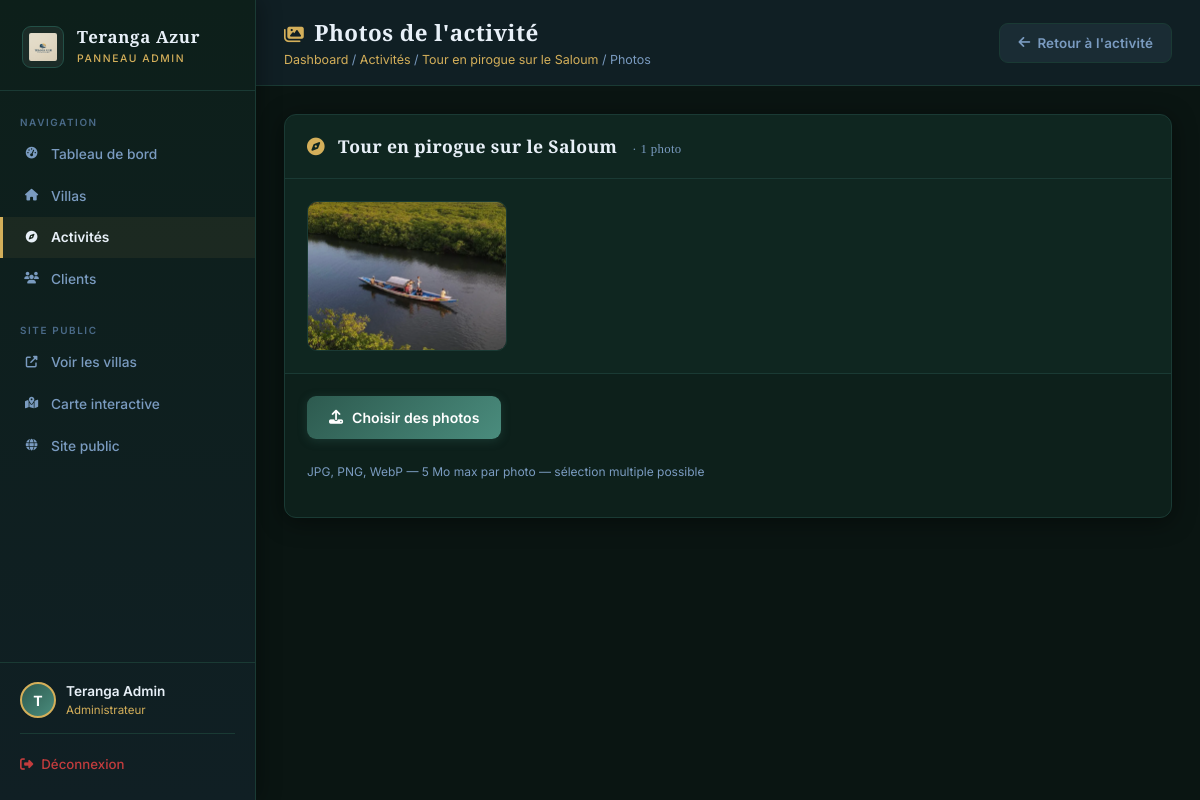
Page /admin/activite-images.php?activite_id=2 (signed in) on the committed database.
### tables this page shows
CREATE TABLE `activites` (
  `id` int(11) NOT NULL AUTO_INCREMENT,
  `nom_activite` varchar(255) NOT NULL,
  `description` text DEFAULT NULL,
  `duree_heures` int(11) NOT NULL,
  `prix_par_personne` decimal(10,2) NOT NULL,
  `lieu_depart` varchar(255) DEFAULT NULL,
  `created_at` timestamp NULL DEFAULT current_timestamp(),
  `latitude` decimal(10,8) DEFAULT NULL,
  `longitude` decimal(11,8) DEFAULT NULL,
  PRIMARY KEY (`id`)
);

CREATE TABLE `images_activites` (
  `id` int(11) NOT NULL AUTO_INCREMENT,
  `activite_id` int(11) NOT NULL,
  `url` varchar(255) NOT NULL,
  `ordre` int(11) DEFAULT 0,
  `created_at` timestamp NULL DEFAULT current_timestamp(),
  PRIMARY KEY (`id`),
  KEY `activite_id` (`activite_id`),
  CONSTRAINT `1` FOREIGN KEY (`activite_id`) REFERENCES `activites` (`id`) ON DELETE CASCADE
);

### admin/activite-images.php (the view, shortened to what this page needs)
<?php
require_once '../config/db.php';
$activite_id = isset($_GET['activite_id']) && is_numeric($_GET['activite_id']) ? (int)$_GET['activite_id'] : 0;
$s = $pdo->prepare("SELECT * FROM activites WHERE id = ?");
$s->execute([$activite_id]);
$activite = $s->fetch();
$images = $pdo->prepare("SELECT * FROM images_activites WHERE activite_id = ? ORDER BY id");
$images->execute([$activite_id]);
$images = $images->fetchAll();
?>
<!DOCTYPE html>
<html lang="fr">
<head>
  <link rel="stylesheet" href="https://cdnjs.cloudflare.com/ajax/libs/font-awesome/6.5.0/css/all.min.css">
  <link rel="stylesheet" href="../css/admin.css">
</head>
<body class="admin-body">
<aside class="admin-sidebar">
  <a href="../index.php" class="admin-sidebar-logo">
    <img src="../images/Logo.png" alt="Teranga Azur">
    <div><span>Teranga Azur</span><small>Panneau Admin</small></div>
  </a>
  <nav class="admin-nav">
    <div class="admin-nav-label">Navigation</div>
    <a href="dashboard.php"><i class="fas fa-tachometer-alt"></i> Tableau de bord</a>
    <a href="villas.php"><i class="fas fa-home"></i> Villas</a>
    <a href="activites.php" class="active"><i class="fas fa-compass"></i> Activités</a>
    <a href="clients.php"><i class="fas fa-users"></i> Clients</a>
    <div class="admin-nav-label" style="margin-top:18px;">Site public</div>
    <a href="../villas.php" target="_blank"><i class="fas fa-external-link-alt"></i> Voir les villas</a>
    <a href="../carte.php" target="_blank"><i class="fas fa-map-marked-alt"></i> Carte interactive</a>
    <a href="../index.php" target="_blank"><i class="fas fa-globe"></i> Site public</a>
  </nav>
  <div class="admin-sidebar-footer">
    <div class="admin-user">
      <div class="admin-avatar"><?= strtoupper(substr($_SESSION['client_prenom'] ?? 'A', 0, 1)) ?></div>
      <div>
        <div style="font-weight:600;font-size:0.85rem;color:var(--a-text);"><?= htmlspecialchars(($_SESSION['client_prenom'] ?? '') . ' ' . ($_SESSION['client_nom'] ?? '')) ?></div>
        <div style="font-size:0.72rem;color:var(--a-or);">Administrateur</div>
      </div>
    </div>
    <a href="../logout.php"><i class="fas fa-sign-out-alt"></i> Déconnexion</a>
  </div>
</aside>
<main class="admin-main">
  <div class="admin-topbar">
    <div>
      <h1><i class="fas fa-images" style="color:var(--a-or);margin-right:10px;font-size:1.1rem;"></i>Photos de l'activité</h1>
      <div class="admin-breadcrumb">
        <a href="dashboard.php">Dashboard</a> /
        <a href="activites.php">Activités</a> /
        <a href="activite-form.php?id=<?= $activite_id ?>"><?= htmlspecialchars($activite['nom_activite']) ?></a> /
        Photos
      </div>
    </div>
    <a href="activite-form.php?id=<?= $activite_id ?>" class="btn-admin btn-admin-ghost">
      <i class="fas fa-arrow-left"></i> Retour à l'activité
    </a>
  </div>
  <div class="admin-content">
    <div class="admin-card">
      <div class="admin-card-header">
        <h2>
          <i class="fas fa-compass" style="color:var(--a-or);margin-right:8px;"></i>
          <?= htmlspecialchars($activite['nom_activite']) ?>
          <span style="font-size:.8rem;font-weight:400;color:var(--a-muted);margin-left:10px;">
            · <?= count($images) ?> photo<?= count($images) > 1 ? 's' : '' ?>
          </span>
        </h2>
      </div>
      <?php if (!empty($images)): ?>
      <div class="photo-grid">
        <?php foreach ($images as $img): ?>
        <div class="photo-card">
          <img src="../<?= htmlspecialchars($img['url']) ?>" alt=""
               onerror="this.src='../images/Logo.png';this.style.objectFit='contain';this.style.padding='20px'">
        </div>
        <?php endforeach; ?>
      </div>
      <?php endif; ?>
      <div class="upload-box">
        <form method="POST" enctype="multipart/form-data" id="uploadForm">
          <label for="photoInput" class="upload-label">
            <i class="fas fa-upload"></i> Choisir des photos
          </label>
          <div class="hint" id="hintText">JPG, PNG, WebP — 5 Mo max par photo — sélection multiple possible</div>
        </form>
      </div>
    </div>
  </div>
</main>
</body>
</html>

### admin/activite-images.php (style rules this page uses)
.photo-grid { display: grid; grid-template-columns: repeat(auto-fill, minmax(160px,1fr)); gap: 14px; padding: 22px; }
.photo-card { position: relative; border-radius: 10px; overflow: hidden; border: 1px solid var(--a-border); background: var(--a-input); aspect-ratio: 4/3; }
.photo-card img { width: 100%; height: 100%; object-fit: cover; display: block; }
.upload-box { padding: 22px; border-top: 1px solid var(--a-border); background: rgba(0,0,0,.15); }
.upload-box label.upload-label { display: inline-flex; align-items: center; gap: 9px; padding: 11px 22px; border-radius: 9px; background: linear-gradient(135deg, var(--a-bleu-m) 0%, var(--a-bleu-l) 100%); color: #fff; font-size: 0.88rem; font-weight: 600; cursor: pointer; transition: box-shadow .18s, transform .18s; box-shadow: 0 2px 10px rgba(45,90,79,.4); text-transform: none; letter-spacing: 0; }
.upload-box .hint { font-size: 0.75rem; color: var(--a-muted); margin-top: 8px; }

### rows in the picture
activites: nom_activite "Tour en pirogue sur le Saloum"
images_activites: url (picture)

### other values in the picture
substr($_SESSION['client_prenom'] ?? 'A', 0, 1) "T"
count($images) "1"
